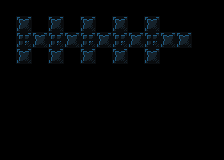

Tiled map render using the project's own tile images. Description and the whole map definition, tile-layer contents included, below:
An orthogonal 14x10 tile map with 16x16 px tiles, 1 tile layer (background) and 37 objects (27x tile, 3x destructible, 3x bomb, 2x pickup_bomb, finish_tile, ...).

<map version="1.4" tiledversion="1.4.3" orientation="orthogonal" renderorder="right-down" width="14" height="10" tilewidth="16" tileheight="16" infinite="0" nextlayerid="6" nextobjectid="124">
 <properties>
  <property name="display_name" value="oops" />
  <property name="next_level" value="./data/levels/tmx/L21-BombIntermediate1.tmx" />
  <property name="player_bomb_count" value="0" />
 </properties>
 <tileset firstgid="1" name="newtiledsheet" tilewidth="16" tileheight="16" tilecount="180" columns="9">
  <image source="../../newtiledsheet.png" width="144" height="320" />
  <tile id="0">
   <properties>
    <property name="destructable" value="" />
    <property name="solid" value="1" />
   </properties>
  </tile>
  <tile id="1">
   <properties>
    <property name="destructable" value="" />
    <property name="solid" value="1" />
   </properties>
  </tile>
  <tile id="2">
   <properties>
    <property name="destructable" value="" />
    <property name="solid" value="1" />
   </properties>
  </tile>
  <tile id="3">
   <properties>
    <property name="destructable" value="" />
    <property name="solid" value="1" />
   </properties>
  </tile>
  <tile id="4">
   <properties>
    <property name="destructable" value="" />
    <property name="solid" value="" />
   </properties>
  </tile>
  <tile id="9">
   <properties>
    <property name="destructable" value="" />
    <property name="solid" value="1" />
   </properties>
  </tile>
  <tile id="10">
   <properties>
    <property name="destructable" value="" />
    <property name="solid" value="1" />
   </properties>
  </tile>
  <tile id="11">
   <properties>
    <property name="destructable" value="" />
    <property name="solid" value="1" />
   </properties>
  </tile>
  <tile id="12">
   <properties>
    <property name="destructable" value="" />
    <property name="solid" value="1" />
   </properties>
  </tile>
  <tile id="13">
   <properties>
    <property name="destructable" value="" />
    <property name="solid" value="" />
   </properties>
  </tile>
  <tile id="18">
   <properties>
    <property name="destructable" value="" />
    <property name="solid" value="" />
   </properties>
  </tile>
  <tile id="19">
   <properties>
    <property name="destructable" value="" />
    <property name="solid" value="" />
   </properties>
  </tile>
  <tile id="20">
   <properties>
    <property name="destructable" type="bool" value="true" />
    <property name="solid" value="1" />
   </properties>
  </tile>
  <tile id="27">
   <properties>
    <property name="destructable" value="" />
    <property name="solid" value="1" />
   </properties>
  </tile>
  <tile id="28">
   <properties>
    <property name="destructable" value="" />
    <property name="solid" value="1" />
   </properties>
  </tile>
  <tile id="29">
   <properties>
    <property name="destructable" value="1" />
    <property name="solid" value="1" />
   </properties>
  </tile>
  <tile id="30">
   <properties>
    <property name="destructable" value="" />
    <property name="solid" value="1" />
   </properties>
  </tile>
  <tile id="31">
   <properties>
    <property name="destructable" value="" />
    <property name="solid" value="" />
   </properties>
  </tile>
  <tile id="32">
   <properties>
    <property name="destructable" value="" />
    <property name="solid" value="" />
   </properties>
  </tile>
  <tile id="54">
   <properties>
    <property name="destructable" value="" />
    <property name="solid" value="True" />
   </properties>
  </tile>
  <tile id="58">
   <properties>
    <property name="destructable" value="" />
    <property name="solid" value="" />
   </properties>
  </tile>
 </tileset>
 <layer id="1" name="background" width="14" height="10">
  <data encoding="csv">
27,27,27,27,27,27,27,27,22,22,22,22,22,22,
27,20,27,20,27,20,27,20,27,20,22,22,22,22,
27,19,20,19,20,19,20,19,20,19,20,20,22,22,
27,20,27,20,27,20,27,20,27,20,22,22,22,22,
27,27,27,27,27,27,27,27,27,22,22,22,22,22,
27,27,27,27,27,27,27,27,27,22,22,22,22,22,
27,27,27,27,27,27,27,27,27,22,22,22,22,22,
22,22,22,27,27,27,27,27,22,22,22,22,22,22,
22,22,22,22,22,27,27,22,22,22,22,22,22,22,
22,22,22,22,22,22,22,22,22,22,22,22,22,22
</data>
 </layer>
 <objectgroup id="4" name="objects">
  <object id="83" type="finish_tile" gid="32" x="192" y="48" width="16" height="16" />
  <object id="84" type="destructible" gid="21" x="144" y="48" width="16" height="16" />
  <object id="85" type="destructible" gid="21" x="176" y="48" width="16" height="16" />
  <object id="86" type="destructible" gid="21" x="160" y="48" width="16" height="16" />
  <object id="88" type="actor" gid="46" x="16" y="48" width="16" height="16" />
  <object id="89" type="pickup_bomb" gid="43" x="16" y="32" width="16" height="16" />
  <object id="90" type="pickup_bomb" gid="43" x="16" y="64" width="16" height="16" />
  <object id="91" type="bomb" gid="37" x="80" y="48" width="16" height="16">
   <properties>
    <property name="lifespan" type="int" value="5" />
   </properties>
  </object>
  <object id="92" type="bomb" gid="39" x="48" y="32" width="16" height="16">
   <properties>
    <property name="lifespan" type="int" value="3" />
   </properties>
  </object>
  <object id="93" type="bomb" gid="38" x="48" y="64" width="16" height="16">
   <properties>
    <property name="lifespan" type="int" value="4" />
   </properties>
  </object>
  <object id="96" type="tile" gid="1" x="16" y="16" width="16" height="16" />
  <object id="97" type="tile" gid="1" x="32" y="32" width="16" height="16" />
  <object id="99" type="tile" gid="1" x="48" y="16" width="16" height="16" />
  <object id="100" type="tile" gid="1" x="64" y="32" width="16" height="16" />
  <object id="101" type="tile" gid="1" x="80" y="16" width="16" height="16" />
  <object id="102" type="tile" gid="1" x="96" y="32" width="16" height="16" />
  <object id="103" type="tile" gid="1" x="112" y="16" width="16" height="16" />
  <object id="104" type="tile" gid="1" x="128" y="32" width="16" height="16" />
  <object id="105" type="tile" gid="1" x="144" y="16" width="16" height="16" />
  <object id="106" type="tile" gid="1" x="160" y="32" width="16" height="16" />
  <object id="107" type="tile" gid="10" x="16" y="80" width="16" height="16" />
  <object id="108" type="tile" gid="10" x="32" y="64" width="16" height="16" />
  <object id="109" type="tile" gid="10" x="48" y="80" width="16" height="16" />
  <object id="110" type="tile" gid="10" x="64" y="64" width="16" height="16" />
  <object id="111" type="tile" gid="10" x="80" y="80" width="16" height="16" />
  <object id="112" type="tile" gid="10" x="96" y="64" width="16" height="16" />
  <object id="113" type="tile" gid="10" x="112" y="80" width="16" height="16" />
  <object id="114" type="tile" gid="10" x="128" y="64" width="16" height="16" />
  <object id="115" type="tile" gid="10" x="144" y="80" width="16" height="16" />
  <object id="116" type="tile" gid="10" x="160" y="64" width="16" height="16" />
  <object id="117" type="tile" gid="10" x="176" y="64" width="16" height="16" />
  <object id="118" type="tile" gid="1" x="176" y="32" width="16" height="16" />
  <object id="119" type="tile" gid="11" x="0" y="32" width="16" height="16" />
  <object id="120" type="tile" gid="11" x="0" y="48" width="16" height="16" />
  <object id="121" type="tile" gid="11" x="16" y="80" width="16" height="16" />
  <object id="122" type="tile" gid="11" x="0" y="64" width="16" height="16" />
  <object id="123" type="tile" gid="10" x="16" y="80" width="16" height="16" />
 </objectgroup>
</map>
